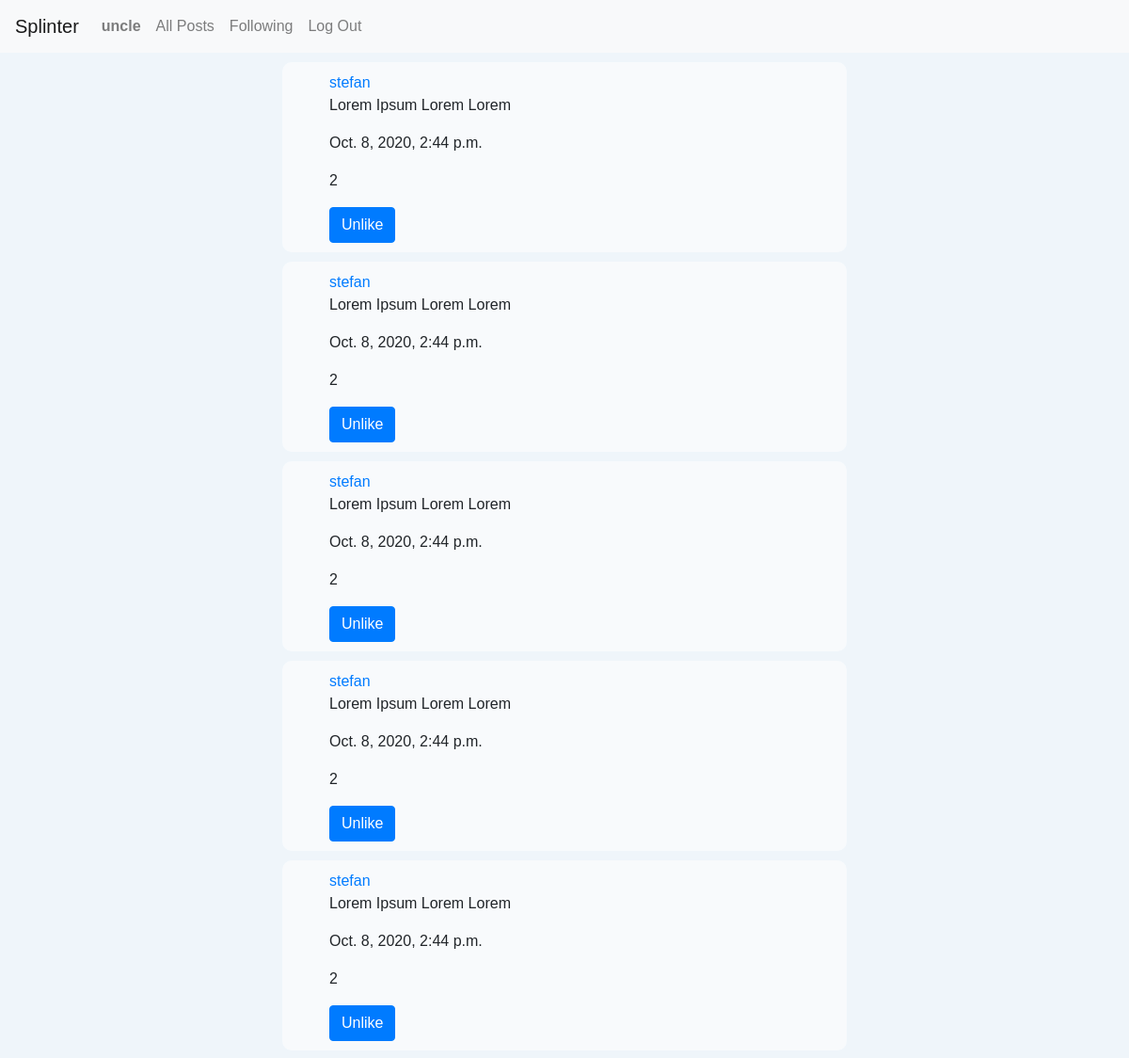
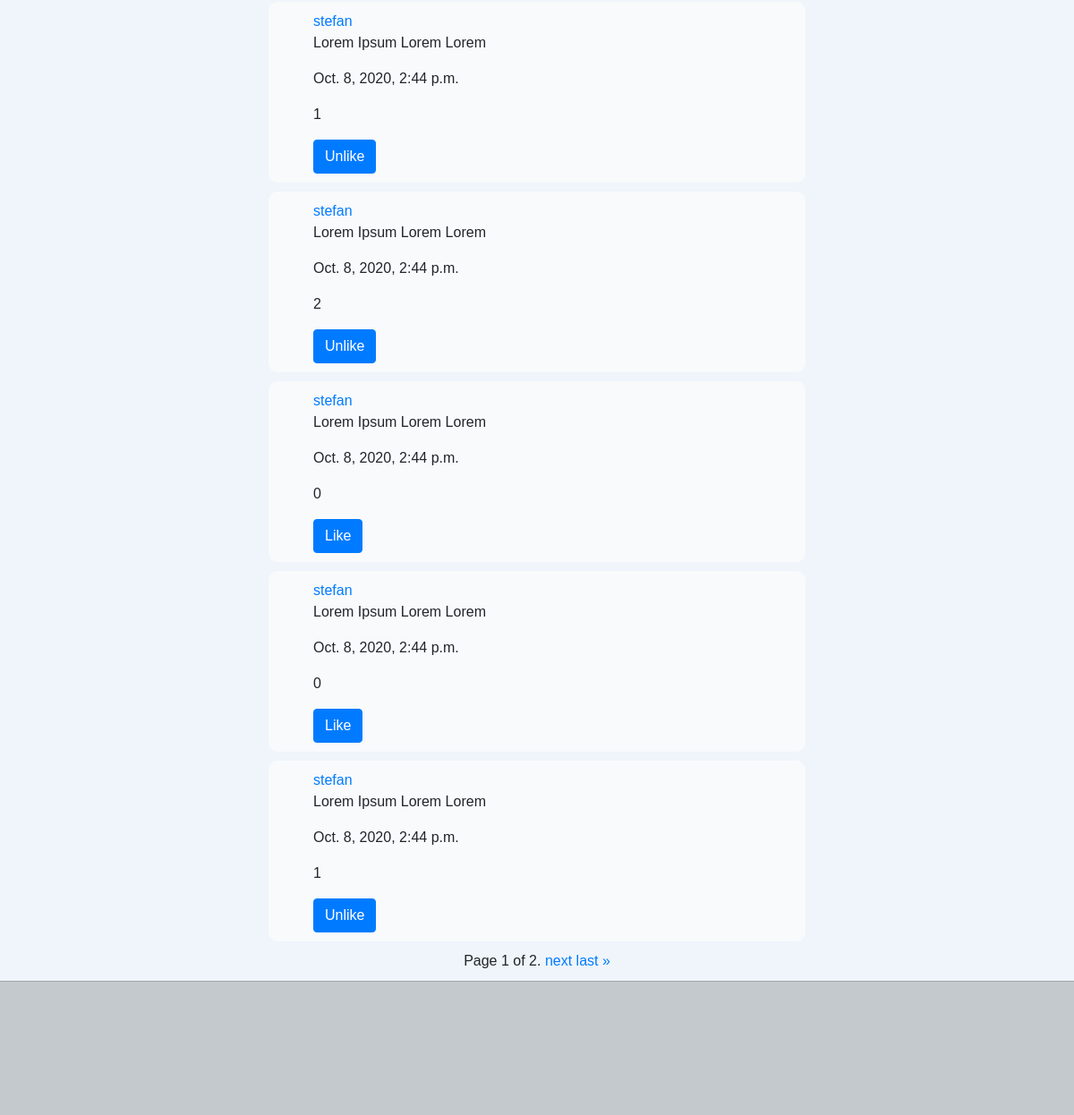
The app's page /following/ (signed in), older data (2 pictures, top to bottom).
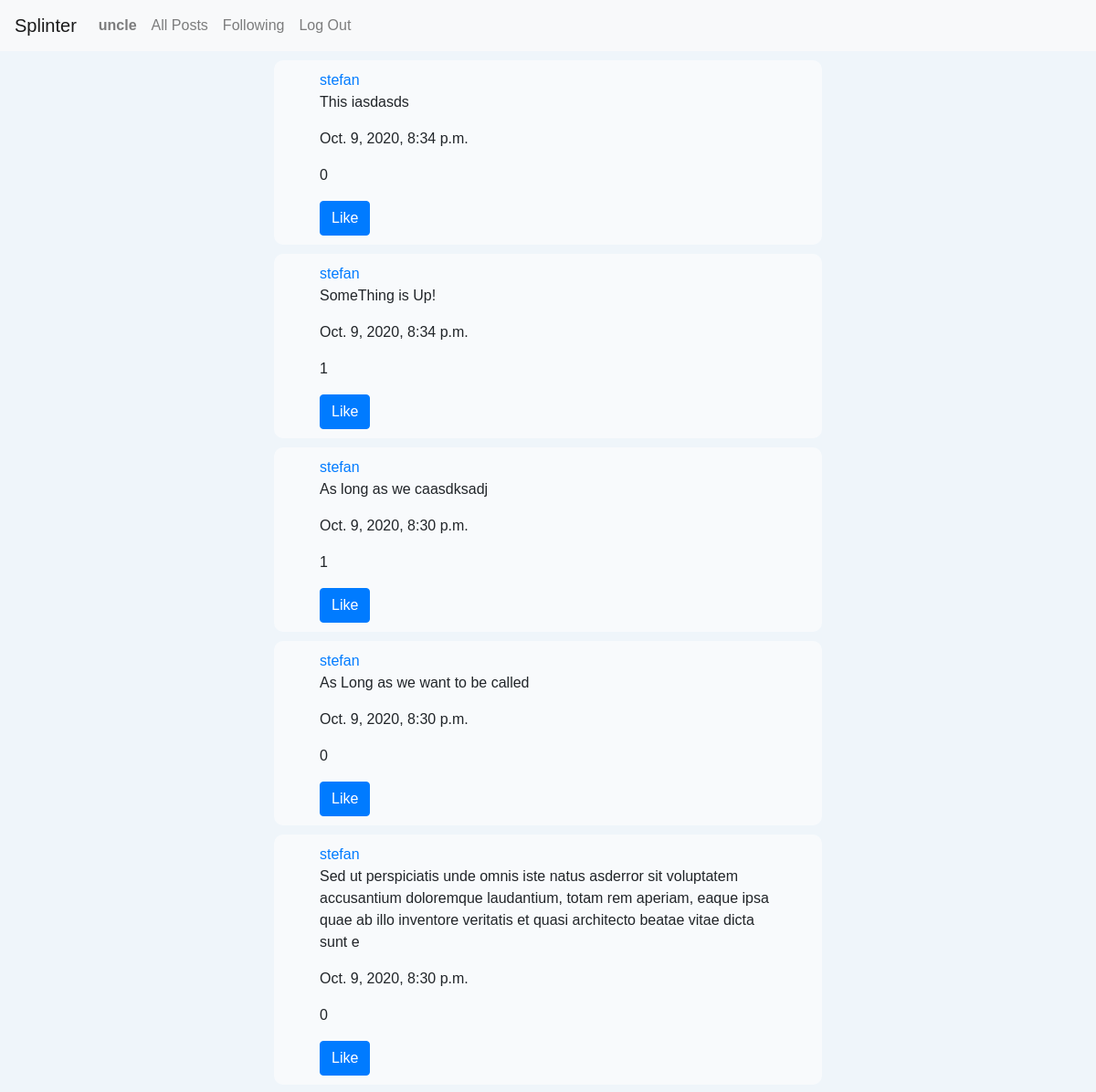
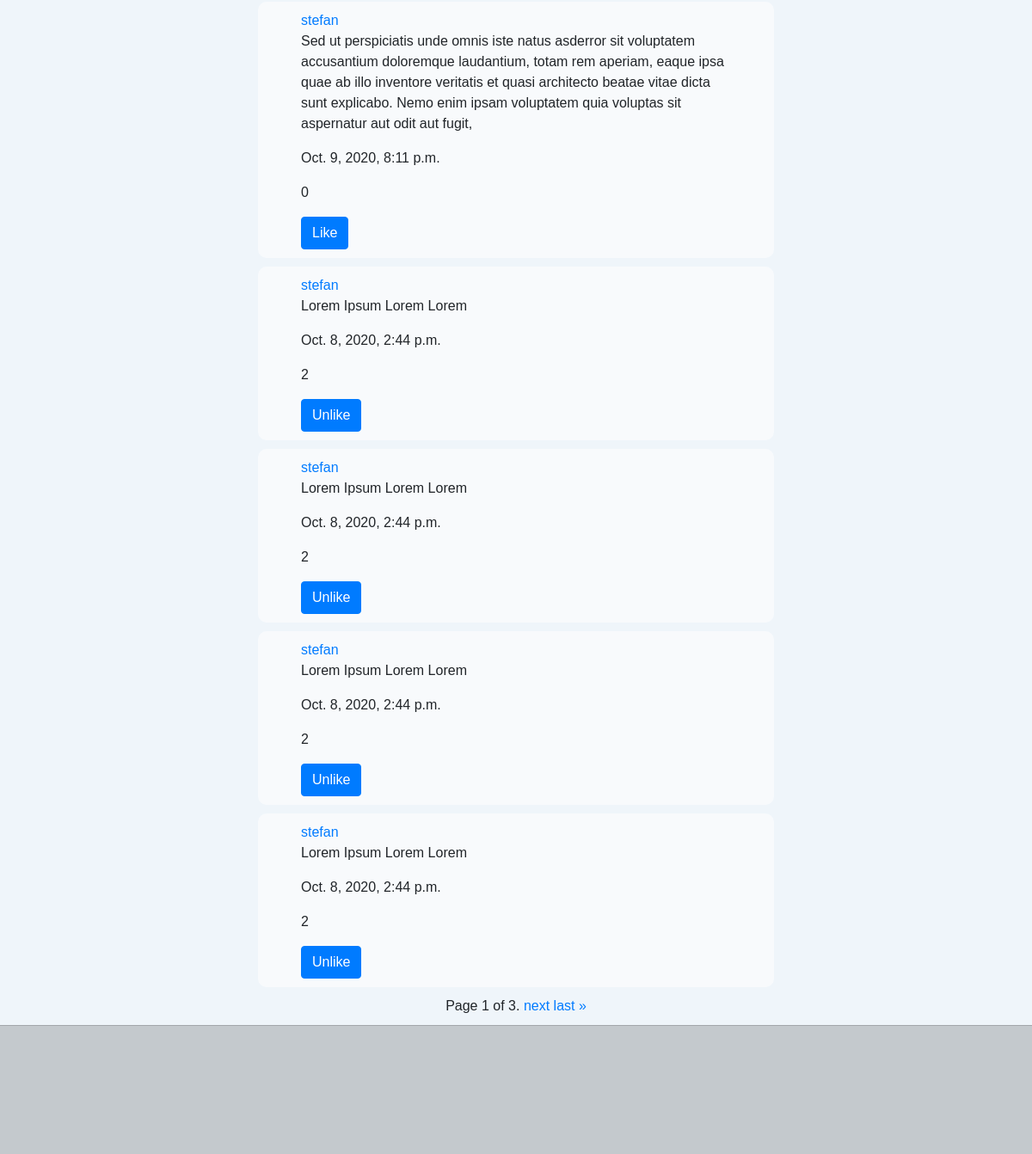
The same page, newer data (2 pictures, top to bottom).
### network/models.py (models this page shows, shortened)
class Post(models.Model):
    user = models.ForeignKey(settings.AUTH_USER_MODEL, on_delete=models.CASCADE, related_name="posts")
    content = models.CharField(max_length = 256)
    date_added = models.DateTimeField(auto_now_add=True)
    edited = models.BooleanField(default=False)
    like = models.ManyToManyField(User, blank=True, related_name="likes")

class User(AbstractUser):
    pass

### network/views.py (the view)
# urls.py: path("following/", views.following_view, name="following_view"),
def following_view(request):
    current_user = request.user
    users_followed = Profile.objects.get(user=current_user).following.all()
    posts_list = Post.objects.filter(user__in=users_followed).order_by('-date_added')
    paginator = Paginator(posts_list, 10)
    page_number = request.GET.get('page')
    page_obj = paginator.get_page(page_number)
    context = {
        "page_obj": page_obj,
    }
    return render(request, "network/following.html", context)

### network/templates/network/following.html (shortened to what this page needs)
{% extends "network/layout.html" %}
{% load static %}
{% block body %}
    {% for post in page_obj %}
        <div class="post-container">
            <a href="{% url 'display_profile_view' post.user.id %}">{{ post.user.username }}</a>
            <p>{{ post.content }}</p>
            <p>{{ post.date_added }}</p>
            <p id="like_count_{{ post.id }}">{{ post.like.count }}</p>
            {% if user.is_authenticated and request.user != post.user %}
                <button id="like_button_{{ post.id }}" class="liked btn btn-primary" data-post_id="{{ post.id }}">
                    {% if request.user in post.like.all %}
                        Unlike
                    {% else %}
                        Like
                    {% endif %}
                </button>
            {% endif %}
        </div>
    {% endfor %}
    <div class="pagination">
        <span class="step-links">
            <span class="current">
                Page {{ page_obj.number }} of {{ page_obj.paginator.num_pages }}.
            </span>
            {% if page_obj.has_next %}
                <a href="?page={{ page_obj.next_page_number }}">next</a>
                <a href="?page={{ page_obj.paginator.num_pages }}">last &raquo;</a>
            {% endif %}
        </span>
    </div>
{% endblock %}

Row changes from the older to the newer data that the page shows:
no longer on this page (row unchanged): Post: user.username "stefan", content "Lorem Ipsum Lorem Lorem", date_added "Oct. 8, 2020, 2:44 p.m.", like.count "2", shows "Unlike"
no longer on this page (row unchanged): Post: user.username "stefan", content "Lorem Ipsum Lorem Lorem", date_added "Oct. 8, 2020, 2:44 p.m.", like.count "1", shows "Unlike"
no longer on this page (row unchanged): Post: user.username "stefan", content "Lorem Ipsum Lorem Lorem", date_added "Oct. 8, 2020, 2:44 p.m.", like.count "2", shows "Unlike"
no longer on this page (row unchanged): Post: user.username "stefan", content "Lorem Ipsum Lorem Lorem", date_added "Oct. 8, 2020, 2:44 p.m.", like.count "0", shows "Like"
no longer on this page (row unchanged): Post: user.username "stefan", content "Lorem Ipsum Lorem Lorem", date_added "Oct. 8, 2020, 2:44 p.m.", like.count "0", shows "Like"
no longer on this page (row unchanged): Post: user.username "stefan", content "Lorem Ipsum Lorem Lorem", date_added "Oct. 8, 2020, 2:44 p.m.", like.count "1", shows "Unlike"
added Post: user.username "stefan", content "This iasdasds", date_added "Oct. 9, 2020, 8:34 p.m.", like.count "0", shows "Like"
added Post: user.username "stefan", content "SomeThing is Up!", date_added "Oct. 9, 2020, 8:34 p.m.", like.count "1", shows "Like"
added Post: user.username "stefan", content "As long as we caasdksadj", date_added "Oct. 9, 2020, 8:30 p.m.", like.count "1", shows "Like"
added Post: user.username "stefan", content "As Long as we want to be called", date_added "Oct. 9, 2020, 8:30 p.m.", like.count "0", shows "Like"
added Post: user.username "stefan", content "Sed ut perspiciatis unde omnis iste natus asderror sit voluptatem accusantium doloremque laudantium, totam rem aperiam, eaque ipsa quae ab illo inventore veritatis et quasi architecto beatae vitae dicta sunt e", date_added "Oct. 9, 2020, 8:30 p.m.", like.count "0", shows "Like"
added Post: user.username "stefan", content "Sed ut perspiciatis unde omnis iste natus asderror sit voluptatem accusantium doloremque laudantium, totam rem aperiam, eaque ipsa quae ab illo inventore veritatis et quasi architecto beatae vitae dicta sunt explicabo. Nemo enim ipsam voluptatem quia voluptas sit aspernatur aut odit aut fugit,", date_added "Oct. 9, 2020, 8:11 p.m.", like.count "0", shows "Like"
Text that changed along with them:
{{ page_obj.paginator.num_pages }}: "2" → "3"
